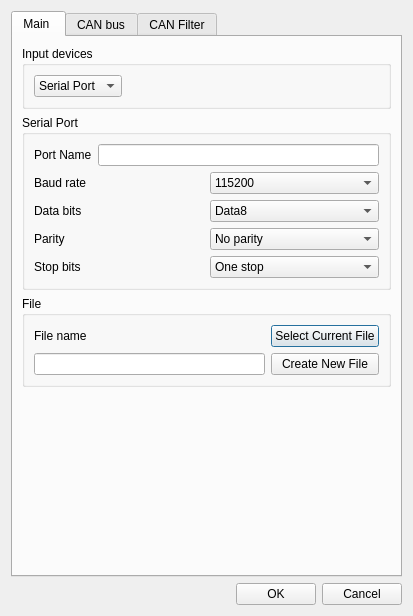
<?xml version="1.0" encoding="UTF-8"?>
<ui version="4.0">
 <class>Config</class>
 <widget class="QDialog" name="Config">
  <property name="geometry">
   <rect>
    <x>0</x>
    <y>0</y>
    <width>413</width>
    <height>616</height>
   </rect>
  </property>
  <property name="windowTitle">
   <string>Dialog</string>
  </property>
  <layout class="QVBoxLayout" name="verticalLayout">
   <item>
    <widget class="QTabWidget" name="tabWidget_Config">
     <property name="currentIndex">
      <number>0</number>
     </property>
     <property name="tabBarAutoHide">
      <bool>true</bool>
     </property>
     <widget class="QWidget" name="tab_3">
      <attribute name="title">
       <string>Main </string>
      </attribute>
      <layout class="QVBoxLayout" name="verticalLayout_13">
       <item>
        <widget class="QGroupBox" name="groupBox">
         <property name="maximumSize">
          <size>
           <width>16777215</width>
           <height>200</height>
          </size>
         </property>
         <property name="title">
          <string>Input devices</string>
         </property>
         <layout class="QHBoxLayout" name="horizontalLayout_3">
          <item>
           <widget class="QComboBox" name="comboBox_inputDevices">
            <item>
             <property name="text">
              <string>Serial Port</string>
             </property>
            </item>
            <item>
             <property name="text">
              <string>File</string>
             </property>
            </item>
           </widget>
          </item>
          <item>
           <spacer name="horizontalSpacer_2">
            <property name="orientation">
             <enum>Qt::Horizontal</enum>
            </property>
            <property name="sizeHint" stdset="0">
             <size>
              <width>40</width>
              <height>20</height>
             </size>
            </property>
           </spacer>
          </item>
         </layout>
        </widget>
       </item>
       <item>
        <layout class="QVBoxLayout" name="verticalLayout_12">
         <item>
          <widget class="QGroupBox" name="groupBox_Serial">
           <property name="title">
            <string>Serial Port</string>
           </property>
           <layout class="QVBoxLayout" name="verticalLayout_8" stretch="0,0,0,0,0">
            <item>
             <layout class="QHBoxLayout" name="horizontalLayout_4">
              <item>
               <widget class="QLabel" name="label">
                <property name="text">
                 <string>Port Name</string>
                </property>
               </widget>
              </item>
              <item>
               <widget class="QLineEdit" name="lineEdit_PortName"/>
              </item>
             </layout>
            </item>
            <item>
             <layout class="QHBoxLayout" name="horizontalLayout_5">
              <item>
               <widget class="QLabel" name="label_2">
                <property name="text">
                 <string>Baud rate</string>
                </property>
               </widget>
              </item>
              <item>
               <widget class="QComboBox" name="comboBox_Baud">
                <item>
                 <property name="text">
                  <string>115200</string>
                 </property>
                </item>
                <item>
                 <property name="text">
                  <string>9600</string>
                 </property>
                </item>
               </widget>
              </item>
             </layout>
            </item>
            <item>
             <layout class="QHBoxLayout" name="horizontalLayout_6">
              <item>
               <widget class="QLabel" name="label_3">
                <property name="text">
                 <string>Data bits</string>
                </property>
               </widget>
              </item>
              <item>
               <widget class="QComboBox" name="comboBox_DataBit">
                <item>
                 <property name="text">
                  <string>Data8</string>
                 </property>
                </item>
                <item>
                 <property name="text">
                  <string>Data7</string>
                 </property>
                </item>
                <item>
                 <property name="text">
                  <string>Data6</string>
                 </property>
                </item>
                <item>
                 <property name="text">
                  <string>Data5</string>
                 </property>
                </item>
               </widget>
              </item>
             </layout>
            </item>
            <item>
             <layout class="QHBoxLayout" name="horizontalLayout_8">
              <item>
               <widget class="QLabel" name="label_4">
                <property name="text">
                 <string>Parity</string>
                </property>
               </widget>
              </item>
              <item>
               <widget class="QComboBox" name="comboBox_Parity">
                <item>
                 <property name="text">
                  <string>No parity</string>
                 </property>
                </item>
                <item>
                 <property name="text">
                  <string>Even parity</string>
                 </property>
                </item>
                <item>
                 <property name="text">
                  <string>Odd parity</string>
                 </property>
                </item>
                <item>
                 <property name="text">
                  <string>SpaceParity</string>
                 </property>
                </item>
                <item>
                 <property name="text">
                  <string>MarkParity</string>
                 </property>
                </item>
               </widget>
              </item>
             </layout>
            </item>
            <item>
             <layout class="QHBoxLayout" name="horizontalLayout_10">
              <item>
               <widget class="QLabel" name="label_5">
                <property name="text">
                 <string>Stop bits</string>
                </property>
               </widget>
              </item>
              <item>
               <widget class="QComboBox" name="comboBox_StopBits">
                <item>
                 <property name="text">
                  <string>One stop</string>
                 </property>
                </item>
                <item>
                 <property name="text">
                  <string>Two stop</string>
                 </property>
                </item>
                <item>
                 <property name="text">
                  <string>One and Half stop</string>
                 </property>
                </item>
               </widget>
              </item>
             </layout>
            </item>
           </layout>
          </widget>
         </item>
         <item>
          <widget class="QGroupBox" name="groupBox_File">
           <property name="title">
            <string>File</string>
           </property>
           <layout class="QHBoxLayout" name="horizontalLayout_12" stretch="10,0">
            <item>
             <layout class="QVBoxLayout" name="verticalLayout_10">
              <item>
               <widget class="QLabel" name="label_7">
                <property name="text">
                 <string>File name</string>
                </property>
               </widget>
              </item>
              <item>
               <widget class="QLineEdit" name="lineEdit_fileName"/>
              </item>
             </layout>
            </item>
            <item>
             <layout class="QVBoxLayout" name="verticalLayout_9">
              <item>
               <widget class="QPushButton" name="pushButton_OpenFile">
                <property name="text">
                 <string>Select Current File</string>
                </property>
               </widget>
              </item>
              <item>
               <widget class="QPushButton" name="pushButton_SaveFile">
                <property name="text">
                 <string>Create New File</string>
                </property>
               </widget>
              </item>
             </layout>
            </item>
           </layout>
          </widget>
         </item>
         <item>
          <spacer name="verticalSpacer_4">
           <property name="orientation">
            <enum>Qt::Vertical</enum>
           </property>
           <property name="sizeHint" stdset="0">
            <size>
             <width>20</width>
             <height>40</height>
            </size>
           </property>
          </spacer>
         </item>
        </layout>
       </item>
      </layout>
     </widget>
     <widget class="QWidget" name="tab">
      <attribute name="title">
       <string>CAN bus</string>
      </attribute>
      <layout class="QVBoxLayout" name="verticalLayout_14">
       <item>
        <widget class="QGroupBox" name="groupBox_6">
         <property name="title">
          <string>Bit rate</string>
         </property>
         <layout class="QVBoxLayout" name="verticalLayout_11">
          <item>
           <widget class="QComboBox" name="comboBox_CANspeed">
            <property name="maximumSize">
             <size>
              <width>200</width>
              <height>16777215</height>
             </size>
            </property>
            <item>
             <property name="text">
              <string>1000 kbit/s</string>
             </property>
            </item>
            <item>
             <property name="text">
              <string>500 kbit/s</string>
             </property>
            </item>
            <item>
             <property name="text">
              <string>250 kbit/s</string>
             </property>
            </item>
           </widget>
          </item>
         </layout>
        </widget>
       </item>
       <item>
        <layout class="QVBoxLayout" name="verticalLayout_5">
         <item>
          <widget class="QGroupBox" name="groupBox_2">
           <property name="title">
            <string>Protocol</string>
           </property>
           <layout class="QVBoxLayout" name="verticalLayout_15">
            <item>
             <widget class="QComboBox" name="comboBox_CAN_protocol">
              <property name="maximumSize">
               <size>
                <width>200</width>
                <height>16777215</height>
               </size>
              </property>
              <item>
               <property name="text">
                <string>Standard (11 bit)</string>
               </property>
              </item>
              <item>
               <property name="text">
                <string>Exchenged (29 bit)</string>
               </property>
              </item>
              <item>
               <property name="text">
                <string>Both</string>
               </property>
              </item>
             </widget>
            </item>
           </layout>
          </widget>
         </item>
        </layout>
       </item>
       <item>
        <widget class="QGroupBox" name="groupBox_5">
         <property name="title">
          <string>BUS coupling</string>
         </property>
         <layout class="QVBoxLayout" name="verticalLayout_2">
          <item>
           <widget class="QComboBox" name="comboBox_CANcoupling">
            <property name="maximumSize">
             <size>
              <width>200</width>
              <height>16777215</height>
             </size>
            </property>
            <item>
             <property name="text">
              <string>Low speed (ISO 11898-3)</string>
             </property>
            </item>
            <item>
             <property name="text">
              <string>High speed  (ISO 11898-2)</string>
             </property>
            </item>
           </widget>
          </item>
         </layout>
        </widget>
       </item>
       <item>
        <widget class="QGroupBox" name="groupBox_3">
         <property name="title">
          <string>Error frame detection</string>
         </property>
         <layout class="QHBoxLayout" name="horizontalLayout_13">
          <item>
           <widget class="QCheckBox" name="checkBox_detectError">
            <property name="text">
             <string>Detect Error Frame</string>
            </property>
           </widget>
          </item>
         </layout>
        </widget>
       </item>
       <item>
        <widget class="QGroupBox" name="groupBox_4">
         <property name="title">
          <string>Acknowledge behavior</string>
         </property>
         <layout class="QHBoxLayout" name="horizontalLayout_14">
          <item>
           <widget class="QCheckBox" name="checkBox_txPassive">
            <property name="text">
             <string>Tx passive</string>
            </property>
           </widget>
          </item>
         </layout>
        </widget>
       </item>
       <item>
        <spacer name="verticalSpacer">
         <property name="orientation">
          <enum>Qt::Vertical</enum>
         </property>
         <property name="sizeHint" stdset="0">
          <size>
           <width>20</width>
           <height>40</height>
          </size>
         </property>
        </spacer>
       </item>
      </layout>
     </widget>
     <widget class="QWidget" name="tab_2">
      <attribute name="title">
       <string>CAN Filter</string>
      </attribute>
      <layout class="QHBoxLayout" name="horizontalLayout_2">
       <item>
        <layout class="QVBoxLayout" name="verticalLayout_7">
         <item>
          <layout class="QHBoxLayout" name="horizontalLayout_11">
           <item>
            <layout class="QHBoxLayout" name="horizontalLayout_9">
             <item>
              <layout class="QHBoxLayout" name="horizontalLayout_7">
               <item>
                <layout class="QVBoxLayout" name="verticalLayout_3">
                 <item>
                  <widget class="QLabel" name="label_mode">
                   <property name="text">
                    <string>Filter Mode</string>
                   </property>
                   <property name="alignment">
                    <set>Qt::AlignRight|Qt::AlignTrailing|Qt::AlignVCenter</set>
                   </property>
                  </widget>
                 </item>
                 <item>
                  <widget class="QComboBox" name="comboBox_Filter_Mode">
                   <item>
                    <property name="text">
                     <string>ID list</string>
                    </property>
                   </item>
                   <item>
                    <property name="text">
                     <string>ID mask</string>
                    </property>
                   </item>
                  </widget>
                 </item>
                </layout>
               </item>
              </layout>
             </item>
             <item>
              <layout class="QVBoxLayout" name="verticalLayout_4">
               <item>
                <widget class="QLabel" name="label_scale">
                 <property name="text">
                  <string>Filter Scale</string>
                 </property>
                 <property name="alignment">
                  <set>Qt::AlignRight|Qt::AlignTrailing|Qt::AlignVCenter</set>
                 </property>
                </widget>
               </item>
               <item>
                <widget class="QComboBox" name="comboBox_Filter_Scale">
                 <property name="enabled">
                  <bool>true</bool>
                 </property>
                 <item>
                  <property name="text">
                   <string>16 bit</string>
                  </property>
                 </item>
                 <item>
                  <property name="text">
                   <string>32 bit</string>
                  </property>
                 </item>
                </widget>
               </item>
              </layout>
             </item>
             <item>
              <layout class="QVBoxLayout" name="verticalLayout_6">
               <item>
                <widget class="QLabel" name="label_6">
                 <property name="text">
                  <string>FIFO buffer</string>
                 </property>
                 <property name="alignment">
                  <set>Qt::AlignRight|Qt::AlignTrailing|Qt::AlignVCenter</set>
                 </property>
                </widget>
               </item>
               <item>
                <widget class="QComboBox" name="comboBox_FifoBuffer">
                 <item>
                  <property name="text">
                   <string>FIFO 0</string>
                  </property>
                 </item>
                 <item>
                  <property name="text">
                   <string>FIFO 1</string>
                  </property>
                 </item>
                </widget>
               </item>
              </layout>
             </item>
            </layout>
           </item>
          </layout>
         </item>
         <item>
          <widget class="QTableWidget" name="tableWidget_Filters">
           <property name="font">
            <font>
             <kerning>true</kerning>
            </font>
           </property>
           <property name="toolTip">
            <string/>
           </property>
           <property name="frameShape">
            <enum>QFrame::StyledPanel</enum>
           </property>
           <property name="frameShadow">
            <enum>QFrame::Plain</enum>
           </property>
           <property name="horizontalScrollBarPolicy">
            <enum>Qt::ScrollBarAsNeeded</enum>
           </property>
           <property name="showGrid">
            <bool>true</bool>
           </property>
           <attribute name="horizontalHeaderVisible">
            <bool>false</bool>
           </attribute>
           <attribute name="horizontalHeaderCascadingSectionResizes">
            <bool>true</bool>
           </attribute>
           <attribute name="horizontalHeaderDefaultSectionSize">
            <number>60</number>
           </attribute>
           <attribute name="horizontalHeaderHighlightSections">
            <bool>true</bool>
           </attribute>
           <attribute name="horizontalHeaderMinimumSectionSize">
            <number>50</number>
           </attribute>
           <attribute name="horizontalHeaderShowSortIndicator" stdset="0">
            <bool>false</bool>
           </attribute>
           <attribute name="horizontalHeaderStretchLastSection">
            <bool>false</bool>
           </attribute>
           <attribute name="verticalHeaderVisible">
            <bool>false</bool>
           </attribute>
           <attribute name="verticalHeaderCascadingSectionResizes">
            <bool>true</bool>
           </attribute>
           <attribute name="verticalHeaderShowSortIndicator" stdset="0">
            <bool>true</bool>
           </attribute>
           <attribute name="verticalHeaderStretchLastSection">
            <bool>true</bool>
           </attribute>
           <row>
            <property name="text">
             <string>0</string>
            </property>
            <property name="textAlignment">
             <set>AlignLeading|AlignVCenter</set>
            </property>
           </row>
           <row>
            <property name="text">
             <string>1</string>
            </property>
           </row>
           <row>
            <property name="text">
             <string>2</string>
            </property>
           </row>
           <row>
            <property name="text">
             <string>3</string>
            </property>
           </row>
           <row>
            <property name="text">
             <string>4</string>
            </property>
           </row>
           <row>
            <property name="text">
             <string>5</string>
            </property>
           </row>
           <row>
            <property name="text">
             <string>6</string>
            </property>
           </row>
           <row>
            <property name="text">
             <string>7</string>
            </property>
           </row>
           <row>
            <property name="text">
             <string>8</string>
            </property>
           </row>
           <row>
            <property name="text">
             <string>9</string>
            </property>
           </row>
           <row>
            <property name="text">
             <string>10</string>
            </property>
           </row>
           <row>
            <property name="text">
             <string>11</string>
            </property>
           </row>
           <row>
            <property name="text">
             <string>12</string>
            </property>
           </row>
           <row>
            <property name="text">
             <string>13</string>
            </property>
           </row>
           <column>
            <property name="text">
             <string>Filter</string>
            </property>
            <property name="font">
             <font>
              <weight>50</weight>
              <italic>false</italic>
              <bold>false</bold>
              <kerning>true</kerning>
             </font>
            </property>
            <property name="textAlignment">
             <set>AlignCenter</set>
            </property>
           </column>
           <column>
            <property name="text">
             <string>ID 1 H</string>
            </property>
            <property name="textAlignment">
             <set>AlignCenter</set>
            </property>
           </column>
           <column>
            <property name="text">
             <string>ID 1 L</string>
            </property>
            <property name="textAlignment">
             <set>AlignCenter</set>
            </property>
           </column>
           <column>
            <property name="text">
             <string>ID 2 H</string>
            </property>
            <property name="textAlignment">
             <set>AlignCenter</set>
            </property>
           </column>
           <column>
            <property name="text">
             <string>ID 2 L</string>
            </property>
            <property name="textAlignment">
             <set>AlignCenter</set>
            </property>
           </column>
           <column>
            <property name="text">
             <string>Result</string>
            </property>
            <property name="textAlignment">
             <set>AlignLeading|AlignVCenter</set>
            </property>
           </column>
           <item row="0" column="0">
            <property name="text">
             <string>0</string>
            </property>
            <property name="textAlignment">
             <set>AlignCenter</set>
            </property>
            <property name="checkState">
             <enum>Unchecked</enum>
            </property>
            <property name="flags">
             <set>ItemIsUserCheckable|ItemIsEnabled</set>
            </property>
           </item>
           <item row="0" column="1">
            <property name="text">
             <string>0</string>
            </property>
            <property name="textAlignment">
             <set>AlignCenter</set>
            </property>
           </item>
           <item row="0" column="2">
            <property name="text">
             <string>0</string>
            </property>
            <property name="textAlignment">
             <set>AlignCenter</set>
            </property>
           </item>
           <item row="0" column="3">
            <property name="text">
             <string>0</string>
            </property>
            <property name="textAlignment">
             <set>AlignCenter</set>
            </property>
           </item>
           <item row="0" column="4">
            <property name="text">
             <string>0</string>
            </property>
            <property name="textAlignment">
             <set>AlignCenter</set>
            </property>
           </item>
           <item row="0" column="5">
            <property name="text">
             <string/>
            </property>
           </item>
           <item row="1" column="0">
            <property name="text">
             <string>1</string>
            </property>
            <property name="textAlignment">
             <set>AlignCenter</set>
            </property>
            <property name="checkState">
             <enum>Checked</enum>
            </property>
            <property name="flags">
             <set>ItemIsUserCheckable|ItemIsEnabled</set>
            </property>
           </item>
           <item row="1" column="1">
            <property name="text">
             <string>0</string>
            </property>
            <property name="textAlignment">
             <set>AlignCenter</set>
            </property>
           </item>
           <item row="1" column="2">
            <property name="text">
             <string>0</string>
            </property>
            <property name="textAlignment">
             <set>AlignCenter</set>
            </property>
           </item>
           <item row="1" column="3">
            <property name="text">
             <string>0</string>
            </property>
            <property name="textAlignment">
             <set>AlignCenter</set>
            </property>
           </item>
           <item row="1" column="4">
            <property name="text">
             <string>0</string>
            </property>
            <property name="textAlignment">
             <set>AlignCenter</set>
            </property>
           </item>
           <item row="1" column="5">
            <property name="text">
             <string/>
            </property>
           </item>
           <item row="2" column="0">
            <property name="text">
             <string>2</string>
            </property>
            <property name="textAlignment">
             <set>AlignCenter</set>
            </property>
            <property name="checkState">
             <enum>Unchecked</enum>
            </property>
            <property name="flags">
             <set>ItemIsUserCheckable|ItemIsEnabled</set>
            </property>
           </item>
           <item row="2" column="1">
            <property name="text">
             <string>0</string>
            </property>
            <property name="textAlignment">
             <set>AlignCenter</set>
            </property>
           </item>
           <item row="2" column="2">
            <property name="text">
             <string>0</string>
            </property>
            <property name="textAlignment">
             <set>AlignCenter</set>
            </property>
           </item>
           <item row="2" column="3">
            <property name="text">
             <string>0</string>
            </property>
            <property name="textAlignment">
             <set>AlignCenter</set>
            </property>
           </item>
           <item row="2" column="4">
            <property name="text">
             <string>0</string>
            </property>
            <property name="textAlignment">
             <set>AlignCenter</set>
            </property>
           </item>
           <item row="2" column="5">
            <property name="text">
             <string/>
            </property>
           </item>
           <item row="3" column="0">
            <property name="text">
             <string>3</string>
            </property>
            <property name="textAlignment">
             <set>AlignCenter</set>
            </property>
            <property name="checkState">
             <enum>Unchecked</enum>
            </property>
            <property name="flags">
             <set>ItemIsSelectable|ItemIsUserCheckable|ItemIsEnabled</set>
            </property>
           </item>
           <item row="3" column="1">
            <property name="text">
             <string>0</string>
            </property>
            <property name="textAlignment">
             <set>AlignCenter</set>
            </property>
           </item>
           <item row="3" column="2">
            <property name="text">
             <string>0</string>
            </property>
            <property name="textAlignment">
             <set>AlignCenter</set>
            </property>
           </item>
           <item row="3" column="3">
            <property name="text">
             <string>0</string>
            </property>
            <property name="textAlignment">
             <set>AlignCenter</set>
            </property>
           </item>
           <item row="3" column="4">
            <property name="text">
             <string>0</string>
            </property>
            <property name="textAlignment">
             <set>AlignCenter</set>
            </property>
           </item>
           <item row="3" column="5">
            <property name="text">
             <string/>
            </property>
           </item>
           <item row="4" column="0">
            <property name="text">
             <string>4</string>
            </property>
            <property name="textAlignment">
             <set>AlignCenter</set>
            </property>
            <property name="checkState">
             <enum>Unchecked</enum>
            </property>
            <property name="flags">
             <set>ItemIsUserCheckable|ItemIsEnabled</set>
            </property>
           </item>
           <item row="4" column="1">
            <property name="text">
             <string>0</string>
            </property>
            <property name="textAlignment">
             <set>AlignCenter</set>
            </property>
           </item>
           <item row="4" column="2">
            <property name="text">
             <string>0</string>
            </property>
            <property name="textAlignment">
             <set>AlignCenter</set>
            </property>
           </item>
           <item row="4" column="3">
            <property name="text">
             <string>0</string>
            </property>
            <property name="textAlignment">
             <set>AlignCenter</set>
            </property>
           </item>
           <item row="4" column="4">
            <property name="text">
             <string>0</string>
            </property>
            <property name="textAlignment">
             <set>AlignCenter</set>
            </property>
           </item>
           <item row="4" column="5">
            <property name="text">
             <string/>
            </property>
           </item>
           <item row="5" column="0">
            <property name="text">
             <string>5</string>
            </property>
            <property name="textAlignment">
             <set>AlignCenter</set>
            </property>
            <property name="checkState">
             <enum>Unchecked</enum>
            </property>
            <property name="flags">
             <set>ItemIsUserCheckable|ItemIsEnabled</set>
            </property>
           </item>
           <item row="5" column="1">
            <property name="text">
             <string>0</string>
            </property>
            <property name="textAlignment">
             <set>AlignCenter</set>
            </property>
           </item>
           <item row="5" column="2">
            <property name="text">
             <string>0</string>
            </property>
            <property name="textAlignment">
             <set>AlignCenter</set>
            </property>
           </item>
           <item row="5" column="3">
            <property name="text">
             <string>0</string>
            </property>
            <property name="textAlignment">
             <set>AlignCenter</set>
            </property>
           </item>
           <item row="5" column="4">
            <property name="text">
             <string>0</string>
            </property>
            <property name="textAlignment">
             <set>AlignCenter</set>
            </property>
           </item>
           <item row="5" column="5">
            <property name="text">
             <string/>
            </property>
           </item>
           <item row="6" column="0">
            <property name="text">
             <string>6</string>
            </property>
            <property name="textAlignment">
             <set>AlignCenter</set>
            </property>
            <property name="checkState">
             <enum>Unchecked</enum>
            </property>
            <property name="flags">
             <set>ItemIsUserCheckable|ItemIsEnabled</set>
            </property>
           </item>
           <item row="6" column="1">
            <property name="text">
             <string>0</string>
            </property>
            <property name="textAlignment">
             <set>AlignCenter</set>
            </property>
           </item>
           <item row="6" column="2">
            <property name="text">
             <string>0</string>
            </property>
            <property name="textAlignment">
             <set>AlignCenter</set>
            </property>
           </item>
           <item row="6" column="3">
            <property name="text">
             <string>0</string>
            </property>
            <property name="textAlignment">
             <set>AlignCenter</set>
            </property>
           </item>
           <item row="6" column="4">
            <property name="text">
             <string>0</string>
            </property>
            <property name="textAlignment">
             <set>AlignCenter</set>
            </property>
           </item>
           <item row="6" column="5">
            <property name="text">
             <string/>
            </property>
           </item>
           <item row="7" column="0">
            <property name="text">
             <string>7</string>
            </property>
            <property name="textAlignment">
             <set>AlignCenter</set>
            </property>
            <property name="checkState">
             <enum>Unchecked</enum>
            </property>
            <property name="flags">
             <set>ItemIsUserCheckable|ItemIsEnabled</set>
            </property>
           </item>
           <item row="7" column="1">
            <property name="text">
             <string>0</string>
            </property>
            <property name="textAlignment">
             <set>AlignCenter</set>
            </property>
           </item>
           <item row="7" column="2">
            <property name="text">
             <string>0</string>
            </property>
            <property name="textAlignment">
             <set>AlignCenter</set>
            </property>
           </item>
           <item row="7" column="3">
            <property name="text">
             <string>0</string>
            </property>
            <property name="textAlignment">
             <set>AlignCenter</set>
            </property>
           </item>
           <item row="7" column="4">
            <property name="text">
             <string>0</string>
            </property>
            <property name="textAlignment">
             <set>AlignCenter</set>
            </property>
           </item>
           <item row="7" column="5">
            <property name="text">
             <string/>
            </property>
           </item>
           <item row="8" column="0">
            <property name="text">
             <string>8</string>
            </property>
            <property name="textAlignment">
             <set>AlignCenter</set>
            </property>
            <property name="checkState">
             <enum>Unchecked</enum>
            </property>
            <property name="flags">
             <set>ItemIsUserCheckable|ItemIsEnabled</set>
            </property>
           </item>
           <item row="8" column="1">
            <property name="text">
             <string>0</string>
            </property>
            <property name="textAlignment">
             <set>AlignCenter</set>
            </property>
           </item>
           <item row="8" column="2">
            <property name="text">
             <string>0</string>
            </property>
            <property name="textAlignment">
             <set>AlignCenter</set>
            </property>
           </item>
           <item row="8" column="3">
            <property name="text">
             <string>0</string>
            </property>
            <property name="textAlignment">
             <set>AlignCenter</set>
            </property>
           </item>
           <item row="8" column="4">
            <property name="text">
             <string>0</string>
            </property>
            <property name="textAlignment">
             <set>AlignCenter</set>
            </property>
           </item>
           <item row="8" column="5">
            <property name="text">
             <string/>
            </property>
           </item>
           <item row="9" column="0">
            <property name="text">
             <string>9</string>
            </property>
            <property name="textAlignment">
             <set>AlignCenter</set>
            </property>
            <property name="checkState">
             <enum>Unchecked</enum>
            </property>
            <property name="flags">
             <set>ItemIsUserCheckable|ItemIsEnabled</set>
            </property>
           </item>
           <item row="9" column="1">
            <property name="text">
             <string>0</string>
            </property>
            <property name="textAlignment">
             <set>AlignCenter</set>
            </property>
           </item>
           <item row="9" column="2">
            <property name="text">
             <string>0</string>
            </property>
            <property name="textAlignment">
             <set>AlignCenter</set>
            </property>
           </item>
           <item row="9" column="3">
            <property name="text">
             <string>0</string>
            </property>
            <property name="textAlignment">
             <set>AlignCenter</set>
            </property>
           </item>
           <item row="9" column="4">
            <property name="text">
             <string>0</string>
            </property>
            <property name="textAlignment">
             <set>AlignCenter</set>
            </property>
           </item>
           <item row="9" column="5">
            <property name="text">
             <string/>
            </property>
           </item>
           <item row="10" column="0">
            <property name="text">
             <string>10</string>
            </property>
            <property name="textAlignment">
             <set>AlignCenter</set>
            </property>
            <property name="checkState">
             <enum>Unchecked</enum>
            </property>
            <property name="flags">
             <set>ItemIsUserCheckable|ItemIsEnabled</set>
            </property>
           </item>
           <item row="10" column="1">
            <property name="text">
             <string>0</string>
            </property>
            <property name="textAlignment">
             <set>AlignCenter</set>
            </property>
           </item>
           <item row="10" column="2">
            <property name="text">
             <string>0</string>
            </property>
            <property name="textAlignment">
             <set>AlignCenter</set>
            </property>
           </item>
           <item row="10" column="3">
            <property name="text">
             <string>0</string>
            </property>
            <property name="textAlignment">
             <set>AlignCenter</set>
            </property>
           </item>
           <item row="10" column="4">
            <property name="text">
             <string>0</string>
            </property>
            <property name="textAlignment">
             <set>AlignCenter</set>
            </property>
           </item>
           <item row="10" column="5">
            <property name="text">
             <string/>
            </property>
           </item>
           <item row="11" column="0">
            <property name="text">
             <string>11</string>
            </property>
            <property name="textAlignment">
             <set>AlignCenter</set>
            </property>
            <property name="checkState">
             <enum>Unchecked</enum>
            </property>
            <property name="flags">
             <set>ItemIsUserCheckable|ItemIsEnabled</set>
            </property>
           </item>
           <item row="11" column="1">
            <property name="text">
             <string>0</string>
            </property>
            <property name="textAlignment">
             <set>AlignCenter</set>
            </property>
           </item>
           <item row="11" column="2">
            <property name="text">
             <string>0</string>
            </property>
            <property name="textAlignment">
             <set>AlignCenter</set>
            </property>
           </item>
           <item row="11" column="3">
            <property name="text">
             <string>0</string>
            </property>
            <property name="textAlignment">
             <set>AlignCenter</set>
            </property>
           </item>
           <item row="11" column="4">
            <property name="text">
             <string>0</string>
            </property>
            <property name="textAlignment">
             <set>AlignCenter</set>
            </property>
           </item>
           <item row="11" column="5">
            <property name="text">
             <string/>
            </property>
           </item>
           <item row="12" column="0">
            <property name="text">
             <string>12</string>
            </property>
            <property name="textAlignment">
             <set>AlignCenter</set>
            </property>
            <property name="checkState">
             <enum>Unchecked</enum>
            </property>
            <property name="flags">
             <set>ItemIsUserCheckable|ItemIsEnabled</set>
            </property>
           </item>
           <item row="12" column="1">
            <property name="text">
             <string>0</string>
            </property>
            <property name="textAlignment">
             <set>AlignCenter</set>
            </property>
           </item>
           <item row="12" column="2">
            <property name="text">
             <string>0</string>
            </property>
            <property name="textAlignment">
             <set>AlignCenter</set>
            </property>
           </item>
           <item row="12" column="3">
            <property name="text">
             <string>0</string>
            </property>
            <property name="textAlignment">
             <set>AlignCenter</set>
            </property>
           </item>
           <item row="12" column="4">
            <property name="text">
             <string>0</string>
            </property>
            <property name="textAlignment">
             <set>AlignCenter</set>
            </property>
           </item>
           <item row="12" column="5">
            <property name="text">
             <string/>
            </property>
           </item>
           <item row="13" column="0">
            <property name="text">
             <string>13</string>
            </property>
            <property name="textAlignment">
             <set>AlignCenter</set>
            </property>
            <property name="checkState">
             <enum>Unchecked</enum>
            </property>
            <property name="flags">
             <set>ItemIsUserCheckable|ItemIsEnabled</set>
            </property>
           </item>
           <item row="13" column="1">
            <property name="text">
             <string>0</string>
            </property>
            <property name="textAlignment">
             <set>AlignCenter</set>
            </property>
           </item>
           <item row="13" column="2">
            <property name="text">
             <string>0</string>
            </property>
            <property name="textAlignment">
             <set>AlignCenter</set>
            </property>
           </item>
           <item row="13" column="3">
            <property name="text">
             <string>0</string>
            </property>
            <property name="textAlignment">
             <set>AlignCenter</set>
            </property>
           </item>
           <item row="13" column="4">
            <property name="text">
             <string>0</string>
            </property>
            <property name="textAlignment">
             <set>AlignCenter</set>
            </property>
           </item>
           <item row="13" column="5">
            <property name="text">
             <string/>
            </property>
           </item>
          </widget>
         </item>
        </layout>
       </item>
      </layout>
     </widget>
    </widget>
   </item>
   <item>
    <layout class="QHBoxLayout" name="horizontalLayout">
     <item>
      <spacer name="horizontalSpacer">
       <property name="orientation">
        <enum>Qt::Horizontal</enum>
       </property>
       <property name="sizeHint" stdset="0">
        <size>
         <width>40</width>
         <height>20</height>
        </size>
       </property>
      </spacer>
     </item>
     <item>
      <widget class="QPushButton" name="pushButton_WriteToFile">
       <property name="text">
        <string>OK</string>
       </property>
      </widget>
     </item>
     <item>
      <widget class="QPushButton" name="pushButton_cancel">
       <property name="text">
        <string>Cancel</string>
       </property>
      </widget>
     </item>
    </layout>
   </item>
  </layout>
 </widget>
 <resources/>
 <connections/>
</ui>
